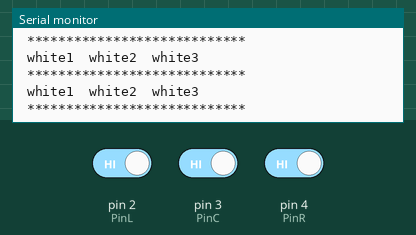
Recording of a sketch running on a simulated Arduino Uno, built with avr-gcc and run on an emulated ATmega328P. Parts: the last lines printed to the serial monitor. The inputs (shaded band) are chosen by the test bench; at power-on: pin 2 (PinL) HIGH, pin 3 (PinC) HIGH, pin 4 (PinR) HIGH.

Above: at 2.8 s.
2.9 s: pin 2 (PinL) driven LOW
5.5 s: pin 3 (PinC) driven LOW
8.5 s: pin 4 (PinR) driven LOW
At 9.4 s:
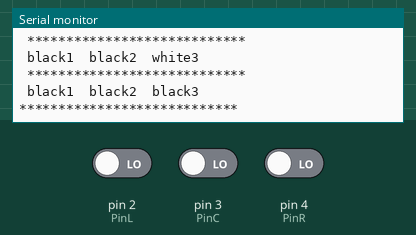
11.5 s: pin 2 (PinL) driven HIGH
At 12.8 s:
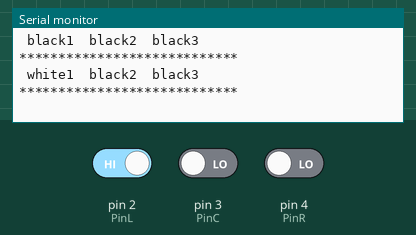
14.5 s: pin 3 (PinC) driven HIGH
At 15.8 s:
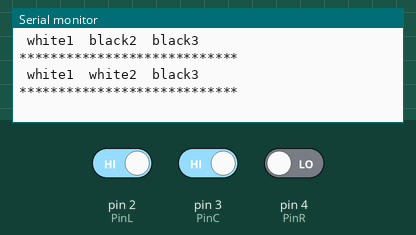
17.5 s: pin 2 (PinL) driven LOW
At 18.8 s:
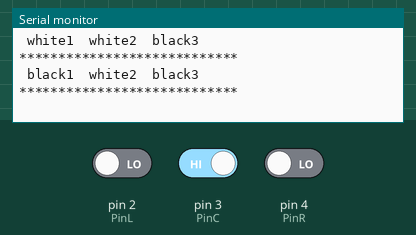

Measured:
- after the input at 8.5 s, the serial monitor: prints a new line after 0.50 s (image 1)
- after the input at 11.5 s, the serial monitor: prints a new line after 0.51 s (image 2)
- after the input at 14.5 s, the serial monitor: prints a new line after 0.51 s (image 3)
- after the input at 17.5 s, the serial monitor: prints a new line after 0.51 s (image 4)

The sketch:

line_follower_test_code.ino
```cpp
const int PinL = 2;
const int PinC = 3;
const int PinR = 4;
int LState = 0;
int CState = 0;
int RState = 0;
void setup() {
  Serial.begin(9600);
pinMode(PinL, INPUT);
pinMode(PinC, INPUT);
pinMode(PinR, INPUT);
}
void loop() {
LState = digitalRead(PinL);
CState = digitalRead(PinC);
RState = digitalRead(PinR);
if (LState == LOW) {Serial.print(" black1"); Serial.print(" "); }
if (LState == HIGH){Serial.print(" white1");Serial.print(" "); }
if (CState == LOW) {Serial.print(" black2"); Serial.print(" ");}
if (CState == HIGH) {Serial.print(" white2");Serial.print(" "); }
if (RState == LOW) {Serial.print(" black3"); Serial.print(" "); }
if (RState == HIGH) {Serial.println(" white3"); Serial.print(" ");}
Serial.println("****************************");
delay(1000);
}
```
